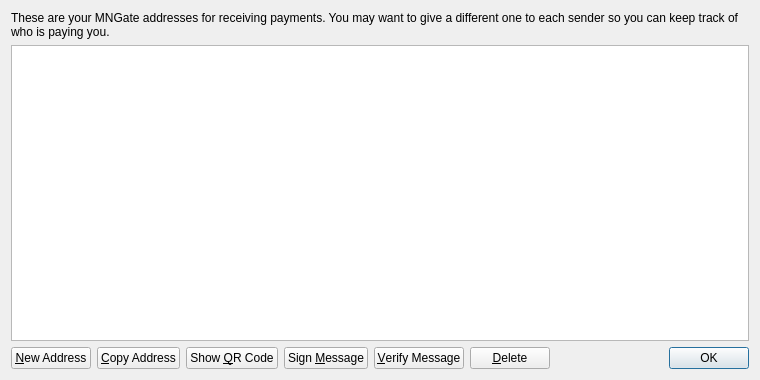
<?xml version="1.0" encoding="UTF-8"?>
<ui version="4.0">
 <class>AddressBookPage</class>
 <widget class="QWidget" name="AddressBookPage">
  <property name="geometry">
   <rect>
    <x>0</x>
    <y>0</y>
    <width>760</width>
    <height>380</height>
   </rect>
  </property>
  <property name="windowTitle">
   <string>Address Book</string>
  </property>
  <layout class="QVBoxLayout" name="verticalLayout">
   <item>
    <widget class="QLabel" name="labelExplanation">
     <property name="text">
      <string>These are your MNGate addresses for receiving payments. You may want to give a different one to each sender so you can keep track of who is paying you.</string>
     </property>
     <property name="textFormat">
      <enum>Qt::PlainText</enum>
     </property>
     <property name="wordWrap">
      <bool>true</bool>
     </property>
    </widget>
   </item>
   <item>
    <widget class="QTableView" name="tableView">
     <property name="contextMenuPolicy">
      <enum>Qt::CustomContextMenu</enum>
     </property>
     <property name="toolTip">
      <string>Double-click to edit address or label</string>
     </property>
     <property name="tabKeyNavigation">
      <bool>false</bool>
     </property>
     <property name="selectionMode">
      <enum>QAbstractItemView::SingleSelection</enum>
     </property>
     <property name="selectionBehavior">
      <enum>QAbstractItemView::SelectRows</enum>
     </property>
     <property name="sortingEnabled">
      <bool>true</bool>
     </property>
     <attribute name="verticalHeaderVisible">
      <bool>false</bool>
     </attribute>
    </widget>
   </item>
   <item>
    <layout class="QHBoxLayout" name="horizontalLayout">
     <item>
      <widget class="QPushButton" name="newAddressButton">
       <property name="toolTip">
        <string>Create a new address</string>
       </property>
       <property name="text">
        <string>&amp;New Address</string>
       </property>
      </widget>
     </item>
     <item>
      <widget class="QPushButton" name="copyToClipboard">
       <property name="toolTip">
        <string>Copy the currently selected address to the system clipboard</string>
       </property>
       <property name="text">
        <string>&amp;Copy Address</string>
       </property>
      </widget>
     </item>
     <item>
      <widget class="QPushButton" name="showQRCode">
       <property name="text">
        <string>Show &amp;QR Code</string>
       </property>
      </widget>
     </item>
     <item>
      <widget class="QPushButton" name="signMessage">
       <property name="toolTip">
        <string>Sign a message to prove you own a MNGate address</string>
       </property>
       <property name="text">
        <string>Sign &amp;Message</string>
       </property>
      </widget>
     </item>
     <item>
      <widget class="QPushButton" name="verifyMessage">
       <property name="toolTip">
        <string>Verify a message to ensure it was signed with a specified MNGate address</string>
       </property>
       <property name="text">
        <string>&amp;Verify Message</string>
       </property>
      </widget>
     </item>
     <item>
      <widget class="QPushButton" name="deleteButton">
       <property name="toolTip">
        <string>Delete the currently selected address from the list</string>
       </property>
       <property name="text">
        <string>&amp;Delete</string>
       </property>
      </widget>
     </item>
     <item>
      <spacer name="horizontalSpacer">
       <property name="orientation">
        <enum>Qt::Horizontal</enum>
       </property>
       <property name="sizeHint" stdset="0">
        <size>
         <width>40</width>
         <height>20</height>
        </size>
       </property>
      </spacer>
     </item>
     <item>
      <widget class="QDialogButtonBox" name="buttonBox">
       <property name="sizePolicy">
        <sizepolicy hsizetype="Maximum" vsizetype="Fixed">
         <horstretch>0</horstretch>
         <verstretch>0</verstretch>
        </sizepolicy>
       </property>
       <property name="standardButtons">
        <set>QDialogButtonBox::Ok</set>
       </property>
      </widget>
     </item>
    </layout>
   </item>
  </layout>
 </widget>
 <resources>
  <include location="../bitcoin.qrc"/>
 </resources>
 <connections/>
</ui>
